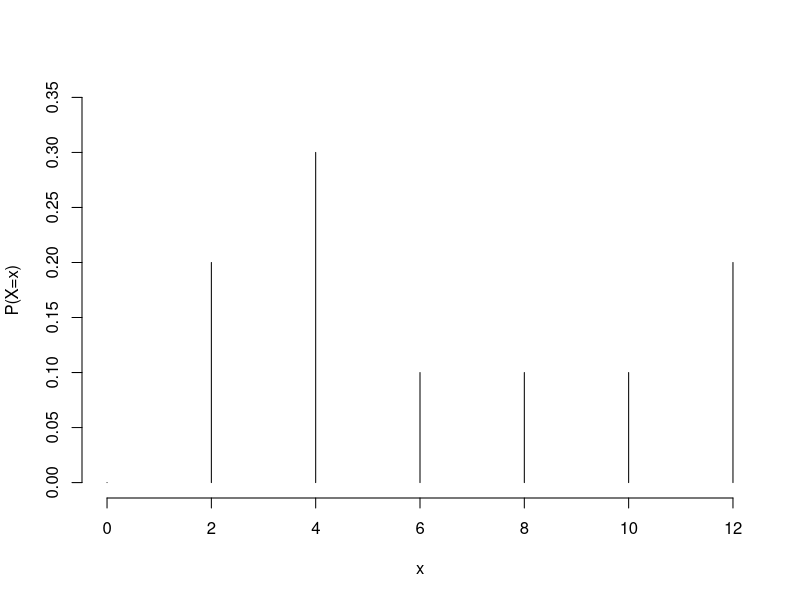
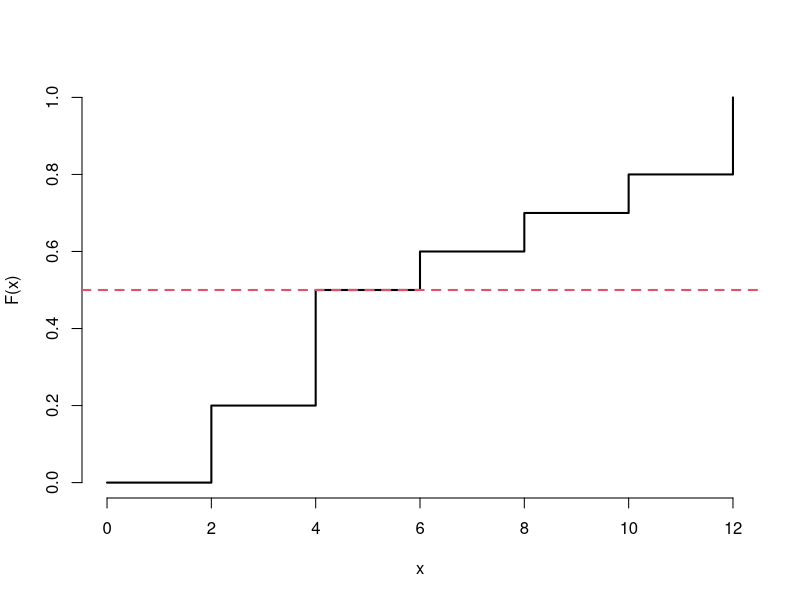

The R script that drew these images, in order:
x<-c(0,2,4,6,8,10,12) # mögliche Ausgänge
p<-c(0,0.2,0.3,0.1,0.1,0.1,0.2) # W'keiten der Ausgänge, erhalten durch Abzählung der Fälle
plot(x,p,type="h",ylim=c(0,0.35),ylab="P(X=x)",bty="n")

sum(x*p)

sum((x-6.4)^2*p)


plot(x,cumsum(p),type="s",lwd=2,bty="n",ylab="F(x)")
abline(h=0.5,col=2,lty=2,lwd=2)
